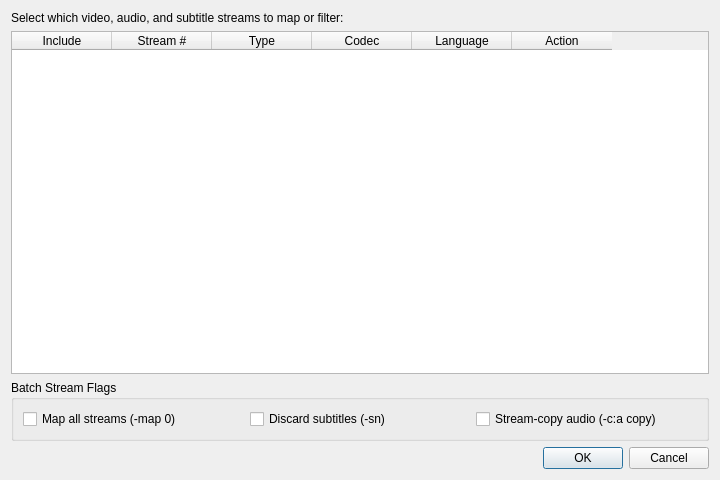
<?xml version="1.0" encoding="UTF-8"?>
<ui version="4.0">
 <class>StreamMappingDialog</class>
 <widget class="QDialog" name="StreamMappingDialog">
  <property name="geometry">
   <rect>
    <x>0</x>
    <y>0</y>
    <width>720</width>
    <height>480</height>
   </rect>
  </property>
  <property name="windowTitle">
   <string>Stream Mapping &amp; Multiplexing</string>
  </property>
  <layout class="QVBoxLayout" name="mainStreamLayout">
   <item>
    <widget class="QLabel" name="lblStreamDesc">
     <property name="text">
      <string>Select which video, audio, and subtitle streams to map or filter:</string>
     </property>
    </widget>
   </item>
   <item>
    <widget class="QTableWidget" name="tableStreams">
     <property name="selectionBehavior">
      <enum>QAbstractItemView::SelectRows</enum>
     </property>
     <column>
      <property name="text">
       <string>Include</string>
      </property>
     </column>
     <column>
      <property name="text">
       <string>Stream #</string>
      </property>
     </column>
     <column>
      <property name="text">
       <string>Type</string>
      </property>
     </column>
     <column>
      <property name="text">
       <string>Codec</string>
      </property>
     </column>
     <column>
      <property name="text">
       <string>Language</string>
      </property>
     </column>
     <column>
      <property name="text">
       <string>Action</string>
      </property>
     </column>
    </widget>
   </item>
   <item>
    <widget class="QGroupBox" name="grpQuickOptions">
     <property name="title">
      <string>Batch Stream Flags</string>
     </property>
     <layout class="QHBoxLayout" name="quickStreamLayout">
      <item>
       <widget class="QCheckBox" name="chkMapAllStreams">
        <property name="text">
         <string>Map all streams (-map 0)</string>
        </property>
       </widget>
      </item>
      <item>
       <widget class="QCheckBox" name="chkDropSubs">
        <property name="text">
         <string>Discard subtitles (-sn)</string>
        </property>
       </widget>
      </item>
      <item>
       <widget class="QCheckBox" name="chkCopyAudio">
        <property name="text">
         <string>Stream-copy audio (-c:a copy)</string>
        </property>
       </widget>
      </item>
     </layout>
    </widget>
   </item>
   <item>
    <widget class="QDialogButtonBox" name="streamButtonBox">
     <property name="orientation">
      <enum>Qt::Horizontal</enum>
     </property>
     <property name="standardButtons">
      <set>QDialogButtonBox::Cancel|QDialogButtonBox::Ok</set>
     </property>
    </widget>
   </item>
  </layout>
 </widget>
 <resources/>
 <connections/>
</ui>
